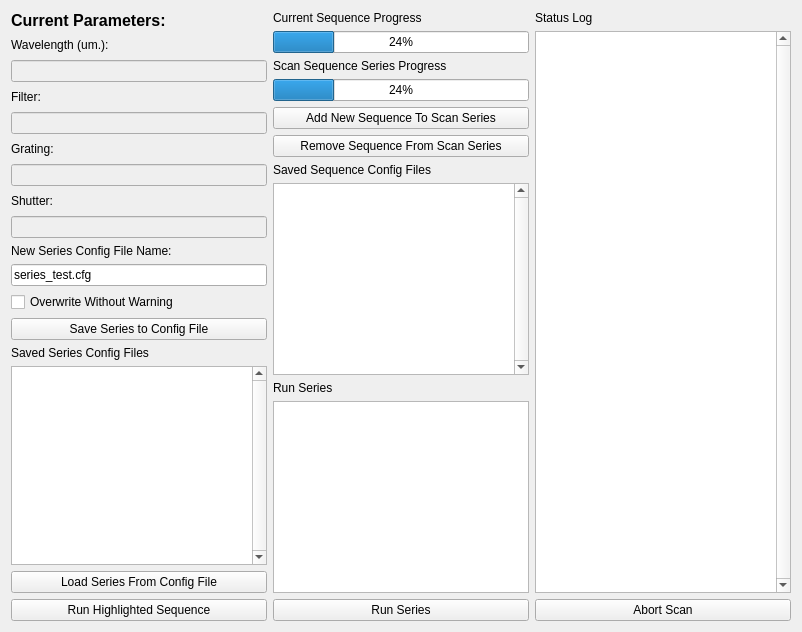
     <widget class="QWidget" name="tab1_series_scan">
      <attribute name="title">
       <string>Tab 1</string>
      </attribute>
      <layout class="QGridLayout" name="gridLayout_4">
       <item row="0" column="1">
        <layout class="QVBoxLayout" name="verticalLayout_6">
         <item>
          <widget class="QLabel" name="sequence_progress_label_tab1">
           <property name="text">
            <string>Current Sequence Progress</string>
           </property>
          </widget>
         </item>
         <item>
          <widget class="QProgressBar" name="sequence_progressBar_tab1">
           <property name="value">
            <number>24</number>
           </property>
          </widget>
         </item>
         <item>
          <widget class="QLabel" name="series_progress_label_tab1">
           <property name="text">
            <string>Scan Sequence Series Progress</string>
           </property>
          </widget>
         </item>
         <item>
          <widget class="QProgressBar" name="series_progressBar_tab1">
           <property name="value">
            <number>24</number>
           </property>
          </widget>
         </item>
        </layout>
       </item>
       <item row="0" column="2" rowspan="4">
        <layout class="QVBoxLayout" name="verticalLayout_7">
         <item>
          <widget class="QLabel" name="status_log_label_tab1">
           <property name="text">
            <string>Status Log</string>
           </property>
          </widget>
         </item>
         <item>
          <widget class="QTextBrowser" name="sl_textBrowser_tab1">
           <property name="verticalScrollBarPolicy">
            <enum>Qt::ScrollBarAlwaysOn</enum>
           </property>
          </widget>
         </item>
        </layout>
       </item>
       <item row="1" column="1" rowspan="2">
        <layout class="QVBoxLayout" name="verticalLayout_8">
         <item>
          <widget class="QPushButton" name="add_sequence_button_tab1">
           <property name="sizePolicy">
            <sizepolicy hsizetype="Minimum" vsizetype="Maximum">
             <horstretch>0</horstretch>
             <verstretch>0</verstretch>
            </sizepolicy>
           </property>
           <property name="text">
            <string>Add New Sequence To Scan Series</string>
           </property>
          </widget>
         </item>
         <item>
          <widget class="QPushButton" name="remove_sequence_button_tab1">
           <property name="text">
            <string>Remove Sequence From Scan Series</string>
           </property>
          </widget>
         </item>
         <item>
          <widget class="QLabel" name="sequence_config_files_label_tab1">
           <property name="text">
            <string>Saved Sequence Config Files</string>
           </property>
          </widget>
         </item>
         <item>
          <widget class="QListWidget" name="sequence_config_files_tab1">
           <property name="verticalScrollBarPolicy">
            <enum>Qt::ScrollBarAlwaysOn</enum>
           </property>
           <property name="dragDropMode">
            <enum>QAbstractItemView::DragDrop</enum>
           </property>
          </widget>
         </item>
        </layout>
       </item>
       <item row="2" column="0" rowspan="2">
        <layout class="QVBoxLayout" name="verticalLayout_26">
         <item>
          <widget class="QLabel" name="sequence_name_label_3">
           <property name="sizePolicy">
            <sizepolicy hsizetype="Preferred" vsizetype="Maximum">
             <horstretch>0</horstretch>
             <verstretch>0</verstretch>
            </sizepolicy>
           </property>
           <property name="text">
            <string>New Series Config File Name:</string>
           </property>
          </widget>
         </item>
         <item>
          <widget class="QLineEdit" name="sequence_name_ledit_3">
           <property name="text">
            <string>series_test.cfg</string>
           </property>
           <property name="placeholderText">
            <string/>
           </property>
          </widget>
         </item>
         <item>
          <widget class="QCheckBox" name="overwrite_checkBox_tab3_3">
           <property name="text">
            <string>Overwrite Without Warning</string>
           </property>
          </widget>
         </item>
         <item>
          <widget class="QPushButton" name="add_sequence_button_tab1_4">
           <property name="sizePolicy">
            <sizepolicy hsizetype="Minimum" vsizetype="Maximum">
             <horstretch>0</horstretch>
             <verstretch>0</verstretch>
            </sizepolicy>
           </property>
           <property name="text">
            <string>Save Series to Config File</string>
           </property>
          </widget>
         </item>
         <item>
          <widget class="QLabel" name="sequence_config_files_label_tab1_3">
           <property name="text">
            <string>Saved Series Config Files</string>
           </property>
          </widget>
         </item>
         <item>
          <widget class="QListWidget" name="sequence_config_files_tab1_3">
           <property name="verticalScrollBarPolicy">
            <enum>Qt::ScrollBarAlwaysOn</enum>
           </property>
           <property name="dragDropMode">
            <enum>QAbstractItemView::DragDrop</enum>
           </property>
          </widget>
         </item>
         <item>
          <widget class="QPushButton" name="add_sequence_button_tab1_3">
           <property name="sizePolicy">
            <sizepolicy hsizetype="Minimum" vsizetype="Maximum">
             <horstretch>0</horstretch>
             <verstretch>0</verstretch>
            </sizepolicy>
           </property>
           <property name="text">
            <string>Load Series From Config File</string>
           </property>
          </widget>
         </item>
        </layout>
       </item>
       <item row="3" column="1">
        <layout class="QVBoxLayout" name="verticalLayout_5">
         <item>
          <widget class="QLabel" name="saved_configs_label_tab1">
           <property name="text">
            <string>Run Series</string>
           </property>
          </widget>
         </item>
         <item>
          <widget class="QListWidget" name="saved_config_files_tab1">
           <property name="verticalScrollBarPolicy">
            <enum>Qt::ScrollBarAsNeeded</enum>
           </property>
           <property name="dragEnabled">
            <bool>true</bool>
           </property>
           <property name="dragDropMode">
            <enum>QAbstractItemView::DragOnly</enum>
           </property>
           <property name="selectionMode">
            <enum>QAbstractItemView::MultiSelection</enum>
           </property>
          </widget>
         </item>
        </layout>
       </item>
       <item row="4" column="0" colspan="3">
        <layout class="QHBoxLayout" name="horizontalLayout">
         <item>
          <widget class="QPushButton" name="run_single_tab1">
           <property name="text">
            <string>Run Highlighted Sequence</string>
           </property>
          </widget>
         </item>
         <item>
          <widget class="QPushButton" name="run_series_tab1">
           <property name="text">
            <string>Run Series</string>
           </property>
          </widget>
         </item>
         <item>
          <widget class="QPushButton" name="abort_scan_button_tab1">
           <property name="text">
            <string>Abort Scan</string>
           </property>
          </widget>
         </item>
        </layout>
       </item>
       <item row="0" column="0" rowspan="2">
        <layout class="QGridLayout" name="gridLayout_17">
         <item row="2" column="0">
          <widget class="QLineEdit" name="wavelength_current_ledit_tab4_4">
           <property name="enabled">
            <bool>false</bool>
           </property>
           <property name="text">
            <string/>
           </property>
          </widget>
         </item>
         <item row="4" column="0">
          <widget class="QLineEdit" name="osf_current_ledit_tab4_4">
           <property name="enabled">
            <bool>false</bool>
           </property>
          </widget>
         </item>
         <item row="1" column="0">
          <widget class="QLabel" name="wavelength_current_label_tab4_4">
           <property name="text">
            <string>Wavelength (um.):</string>
           </property>
          </widget>
         </item>
         <item row="7" column="0">
          <widget class="QLabel" name="shutter_current_label_tab4_4">
           <property name="text">
            <string>Shutter:</string>
           </property>
          </widget>
         </item>
         <item row="6" column="0">
          <widget class="QLineEdit" name="grating_current_ledit_tab4_4">
           <property name="enabled">
            <bool>false</bool>
           </property>
          </widget>
         </item>
         <item row="5" column="0">
          <widget class="QLabel" name="grating_current_label_tab4_4">
           <property name="text">
            <string>Grating:</string>
           </property>
          </widget>
         </item>
         <item row="8" column="0">
          <widget class="QLineEdit" name="shutter_current_ledit_tab4_4">
           <property name="enabled">
            <bool>false</bool>
           </property>
          </widget>
         </item>
         <item row="3" column="0">
          <widget class="QLabel" name="osf_current_label_tab4_4">
           <property name="text">
            <string>Filter:</string>
           </property>
          </widget>
         </item>
         <item row="0" column="0">
          <widget class="QLabel" name="curent_parameters_title_4">
           <property name="font">
            <font>
             <pointsize>12</pointsize>
             <weight>75</weight>
             <bold>true</bold>
            </font>
           </property>
           <property name="text">
            <string>Current Parameters:</string>
           </property>
          </widget>
         </item>
        </layout>
       </item>
      </layout>
     </widget>
